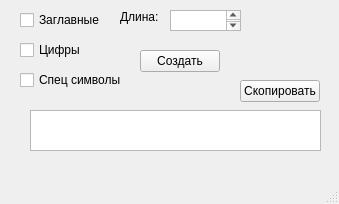
<?xml version="1.0" encoding="UTF-8"?>
<ui version="4.0">
 <class>MainWindow</class>
 <widget class="QMainWindow" name="MainWindow">
  <property name="geometry">
   <rect>
    <x>0</x>
    <y>0</y>
    <width>339</width>
    <height>204</height>
   </rect>
  </property>
  <property name="windowTitle">
   <string>PassGen</string>
  </property>
  <widget class="QWidget" name="centralwidget">
   <widget class="QCheckBox" name="ch_z">
    <property name="geometry">
     <rect>
      <x>20</x>
      <y>10</y>
      <width>81</width>
      <height>20</height>
     </rect>
    </property>
    <property name="text">
     <string>Заглавные</string>
    </property>
   </widget>
   <widget class="QCheckBox" name="ch_c">
    <property name="geometry">
     <rect>
      <x>20</x>
      <y>40</y>
      <width>72</width>
      <height>20</height>
     </rect>
    </property>
    <property name="text">
     <string>Цифры</string>
    </property>
   </widget>
   <widget class="QCheckBox" name="ch_s">
    <property name="geometry">
     <rect>
      <x>20</x>
      <y>70</y>
      <width>101</width>
      <height>20</height>
     </rect>
    </property>
    <property name="text">
     <string>Спец символы</string>
    </property>
   </widget>
   <widget class="QPushButton" name="but_g">
    <property name="geometry">
     <rect>
      <x>140</x>
      <y>50</y>
      <width>80</width>
      <height>22</height>
     </rect>
    </property>
    <property name="text">
     <string>Создать</string>
    </property>
   </widget>
   <widget class="QTextEdit" name="t_p">
    <property name="geometry">
     <rect>
      <x>30</x>
      <y>110</y>
      <width>291</width>
      <height>41</height>
     </rect>
    </property>
   </widget>
   <widget class="QTextEdit" name="t_len">
    <property name="geometry">
     <rect>
      <x>170</x>
      <y>10</y>
      <width>71</width>
      <height>21</height>
     </rect>
    </property>
   </widget>
   <widget class="QLabel" name="label">
    <property name="geometry">
     <rect>
      <x>120</x>
      <y>10</y>
      <width>47</width>
      <height>14</height>
     </rect>
    </property>
    <property name="text">
     <string>Длина:</string>
    </property>
   </widget>
   <widget class="QPushButton" name="but_c">
    <property name="geometry">
     <rect>
      <x>240</x>
      <y>80</y>
      <width>80</width>
      <height>22</height>
     </rect>
    </property>
    <property name="text">
     <string>Скопировать</string>
    </property>
   </widget>
  </widget>
  <widget class="QMenuBar" name="menubar">
   <property name="geometry">
    <rect>
     <x>0</x>
     <y>0</y>
     <width>339</width>
     <height>21</height>
    </rect>
   </property>
  </widget>
  <widget class="QStatusBar" name="statusbar"/>
 </widget>
 <resources/>
 <connections/>
</ui>
